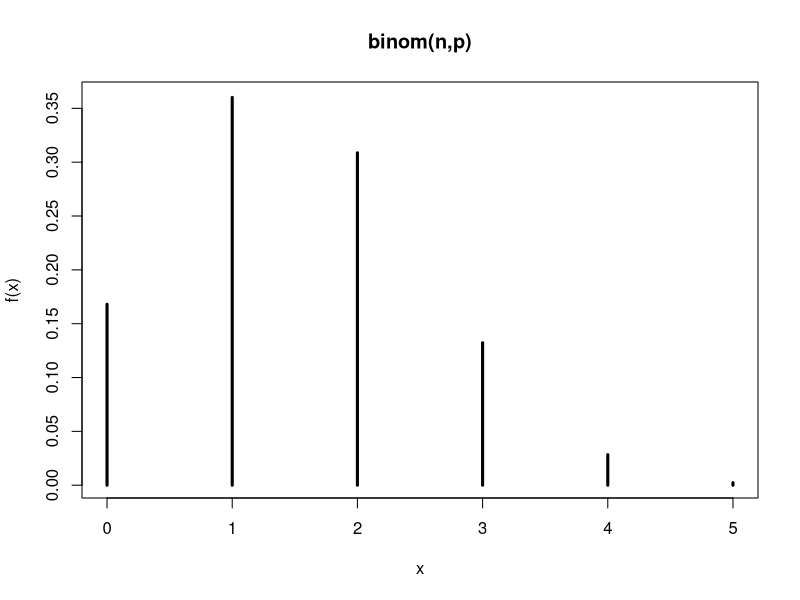
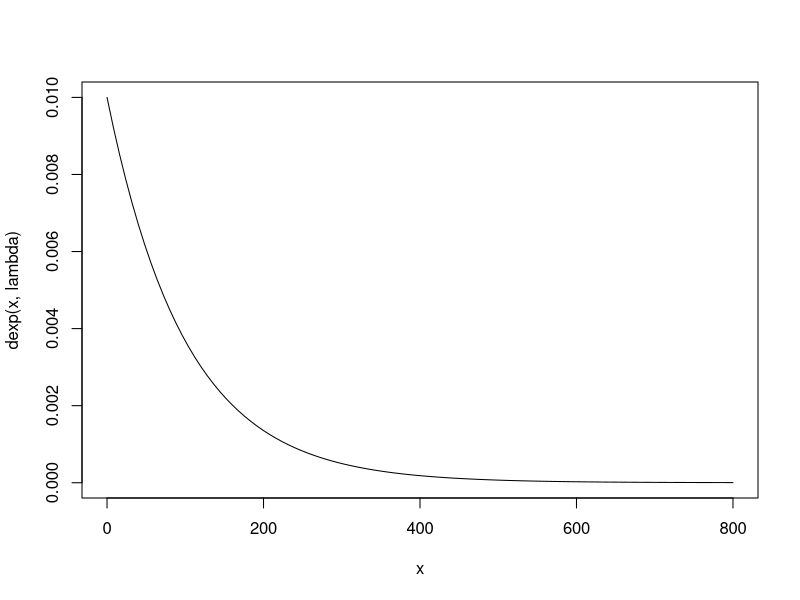
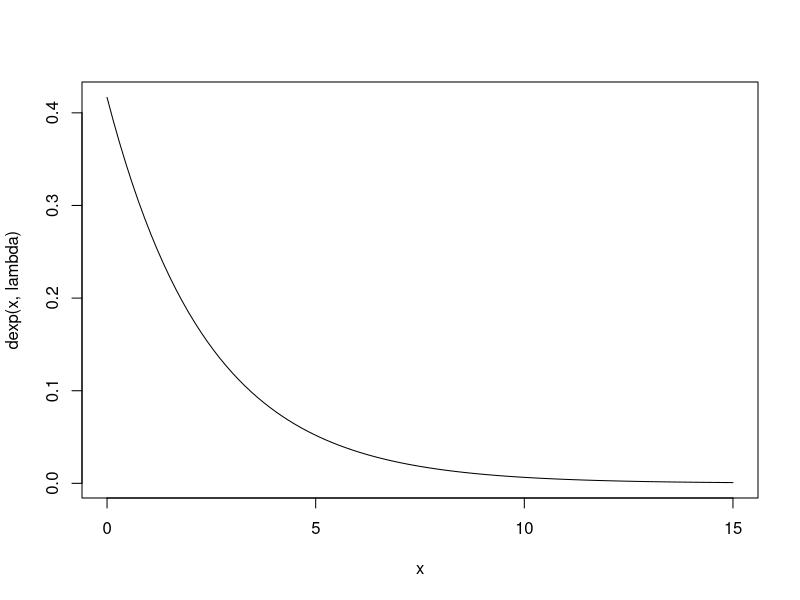

These charts were generated, in order, by the following R code: (Note: this script raises an error after producing the figures.)
#1

#Z badania zanieczyszczenia wody pitnej wynika, że 30% wszystkich studni w mieście jest
#zanieczyszczonych. Wybrano losowo pięć studni i sprawdzono jakość wody. Niech zmienna
#losowa S oznacza liczbę zanieczyszczonych studni spośród wybranych. 

#a) Jaki jest rozkład prawdopodobieństwa zmiennej losowej S? Podaj jego nazwę i przedstaw
#w formie tabeli a następnie narysuj liniowy wykres prawdopodobieństwa.

n = 5 #rozważamy 5 studni, włączamy 0 studni jako możliwość
p = 0.3 #prawdopodobieństwo zanieczyszczenia studni
x = c(0:5) #przypisanie wartości przyjmowanych przez zmienną losową
pr = dbinom(x, n, p) #rozklad pradopodobienstwa - gestosc

rbind(x, pr) #przedstawienie w formie tabeli (pradopodobienstwo ze jedna 0 studni jest zanieczyszczonych, ze 1 jest itd)

plot(x, pr, type="h", lwd = 3, ylab = "f(x)", xlab = "x", main ="binom(n,p)") 


#b) Korzystając z funkcji dostępnych w R oblicz prawdopodobieństwo, że:

#i) zmienna losowa przyjmuje wartość 3
#P(x=3) (tak zapisać na kolokwium) 
dbinom(3, n, p)

#ii) conajmniej 3 studnie są zanieczyszczone:
#P(X>=3) = P(X>2) = 1 - F(a)
1 - pbinom(2,n,p)

#iii) mniej niż 3 studnie są zanieczyszczone
#P(X<3) = P(X<=2)
pbinom(2,n,p)


#2
#Prawdopodobieństwo, że żarówka danego typu świeci przez przynajmniej 500 godzin wynosi 0,9.
#Niech B oznacza liczbę żarówek wśród 8 wylosowanych, których żywotność przekracza 500
#godzin. Podaj rozkład prawdopodobieństwa zmiennej losowej B i oblicz:
#  (a) P(B=8); (b) P(B=7); (c) P(B>5); (d) E(B); (e) SD(B).
#Zinterpretuj (d) i (e).


#rozkład dyskretny dwumianowy
p = 0.9 #prawdopodobieństwo sukcesu
n = 8 #liczba żarówek

x = c(0:8) #żarówki od 0 do 8
pr = dbinom(x,n,p)
rbind(x, pr)

#a) P(B=8) #prawdopodobieństwo że B(liczba żarówek) to 8
dbinom(8,n,p) #d od wartości gęstości

#c) P(B=7)
dbinom(7,n,p)

#c) P(B>5) = 1 - F(a)
1-pbinom(5, n, p) #p od wartości dystrybuanty = dbinom(0, n,p)+dbinom(1,n,p)

#d) E(B)
#wartość oczekiwana zmiennej losowej B/liczby żarówek, czyli E, suma kązdej zmiennej losowej * jej prawdopodobieństwo
expect = sum(x*pr)
#lub
#E(X) = n*p - druga możliwość na liczenie tego co wyżej
expect = n*p
#spodziewamy sie 7 zarowek

#SD(B)
#odchylenie standardowe zmiennej losowej - nie używać funkcji sd
#zmienna losowa to nie to samo co próba
s = sqrt(n*p*(1-p))
#możemy spodziewać się, że przeciętnie około 1 żarówka będzie odchylała się od średniej


#3
#Czas (w dniach) między awariami ogniw zasilających w satelicie jest zmienną losową o
#rozkładzie wykładniczym z λ = 0,01. Obecnie funkcjonują tylko 2 ogniwa. Są one ułożone
#równolegle i mają niezależne życie, dzięki czemu satelita może funkcjonować tak długo, jak
#działa co najmniej 1 ogniwo energetyczne. Narysuj funkcję gęstości czasu między awariami
#pojedynczego ogniwa korzystając z funkcji curve i dexp (dobierz odpowiednio przedział
#argumentów, aby zobaczyć kształt rozkładu wykładniczego). Zastosuj funkcję pexp aby
#wyznaczyć prawdopodobieństwo, że pojedyncze ogniwo:
#a) przeżyje co najmniej 200 dni,
#b) ulegnie awarii przed upływem 100 dni,
#c) ulegnie awarii przed upływem 500 dni

#rozkład wykładniczy, czyli rozkład ciągły
#lamba = 0.01 dla rozkładu wykładniczego

lambda = 0.01
curve(dexp(x, lambda), 0, 800) #ważny jest zakres x (0,800)

#a) P(X>=200) = P(X>200) = 1 - F(200) dystrybuanta - pexp
1 - pexp(200, lambda)

#b) P(X<100) = P(X<=100)
pexp(100, lambda)

#c) P(X<500)
pexp(500, lambda)


#4
#Siłę trzęsień ziemi (mierzoną w skali Richtera) zarejestrowanych w regionie Ameryki Północnej
#można modelować za pomocą rozkładu wykładniczego ze średnią 2,4 stopnia. Narysuj funkcję
#gęstości (dobierz odpowiednio przedział argumentów, aby zobaczyć kształt rozkładu
#wykładniczego). Oblicz prawdopodobieństwo, że nastąpi następne trzęsienie ziemi, które nawiedzi ten region
#a) przekracza 3 stopnie w skali Richtera,
#b) mieści się w przedziale od 2 do 3 stopnie w skali Richtera.
#Sprawdź, czy wartość oczekiwana wyliczona z definicji (za pomocą całki) jest równa 2,4.

#rozkład wykładniczy, ciągły

expect = 2.4 #średnia - wartość oczekiwana
lambda = 1/expect #ze wzoru 1/średnia

curve(dexp(x, lambda), 0, 15) #funkcja gęstości 

#a) P(X>3)
1 - pexp(3, lambda)

#b) P(2<x<3)
pexp(3, lambda) - pexp(2, lambda)

#wyliczenie wartości oczekiwanej z całki
f = function(x) {x*dexp(x,lambda)}
integrate(f,lower=0,upper = Inf) #wyliczenie całki


#5
#Przewody elektryczne przeznaczone do zastosowania w pewnym systemie komputerowym
#powinny mieć opór (rezystancję) pomiędzy 0,12 i 0,14 oma. Rezystancja przewodów
#produkowanych przez pewną firmę jest zmienną losową o rozkładzie normalnym ze średnią
##0,13 oma i odchyleniem standardowym 0,005 oma. Narysuj wykres funkcji gęstości rezystancji
#produkowanych przewodów (dobierz odpowiednio przedział argumentów funkcji, aby zobaczyć
#kształt rozkładu normalnego). Jakie jest prawdopodobieństwo, że losowo wybrany przewód
#produkowany przez tę firmę A spełnia wymagania stawiane przez system?

#średnia mi
mu = 0.13
sigma=0.005 #odchylenie standardowe

#twierdzenie o 3 sigmach - 99 obserwacji w przedziale
curve(dnorm(x, mu, sigma),mu - 3*sig, mu+3*sigma)

#P(0.12<x<0.14) - przewod spelnia wymagania
pnorm(0.14,mu,sigma) - pnorm(0.12,mu,sigma)


#6
#Czas schnięcia farby pewnego typu jest zmienną losową o rozkładzie normalnym z wartością
#oczekiwaną 2 godziny i odchyleniem standardowym 15 minut. Narysuj wykres funkcji gęstości
#czasu schnięcia badanej farby. Wyznacz prawdopodobieństwo, że farba schnie między 1h 51min
#i 2h 15 min.
# W minutach
mu = 120
sigma = 15
curve(dnorm(x,mu,sigma),mu-3*sigma,mu+3*sigma,xlab="czas schniecia")
# P(111<X<135) = F(135)-F(111)
pnorm(135,mu,sigma)-pnorm(111,mu,sigma)


#7
#Motorowery (małe motocykle o pojemności silnika poniżej 50cm3) cieszą się w Europie dużą
#popularnością ze względu na ich mobilność, łatwość obsługi i niski koszt. W pewnym
#specjalistycznym czasopiśmie opisano badanie przeprowadzone na stanowisku rolkowym mające
#na celu określenie maksymalnej prędkości pojazdu. Wywnioskowano, że maksymalna prędkość
#jest zmienną losową o rozkładzie normalnym z wartością oczekiwaną 46,8 km/h i odchyleniem
#standardowym 1,75 km/h.
#Rozważmy losowy wybór jednego takiego motoroweru. Oblicz prawdopodobieństwo, że jego
#maksymalna prędkość
#a) wynosi co najwyżej 50 km/h,
#b) wynosi co najmniej 48 km/h.
mu=46.8
sigma=1.75
#P(X<=50) = F(50)
pnorm(50, mu, sigma)
#P(X>=48) = 1 - F(48)
1- pnorm(48, mu, sigma)


#8
#Załóżmy, że 25% wszystkich studentów dużej uczelni publicznej otrzymuje stypendium. Niech
#X będzie liczbą studentów w losowej próbie o wielkości 100, którzy ubiegali się o przyznanie
#stypendium. Korzystając z rozkładu dokładnego zmiennej losowej X oraz jego przybliżenia
#rozkładem normalnym oblicz prawdopodobieństwo, że pomoc otrzyma co najwyżej 15 studentów.

#rozkład dwumianowy sukces/porażka

#liczebność studentow
n = 100
#prawdopodobieństwo sukcesu
p = 0.25

#P(X<=15) stypednium otrzyma co najwyżej 15 studentów
#rozkład dokładny
pbinom(15, n, p)

#przybliżenie rozkładem normalnym
pnorm(15,n*p,sqrt(n*p*(1-p)))


#9
#Rezystancja przewodników danego typu jest zmienną losową o rozkładzie normalnym ze średnią
#200 omów i odchyleniem standardowym 10 omów. W obwodzie użytych zostało 25 przewodników.
#Wyznacz prawdopodobieństwo, że

#a) średnia rezystancja wszystkich 25 przewodników zawiera się między 199 i 202 omów;
#prawdopodobienstwo że średnia zawiera się w danym zakresie

#średnia z próby ma rozkład normalny
mu = 200 #średnia
sigma = 10 #odchylenie standardowe

n = 25 #tyle rezystorów

#prawdopodob. P(199<avg<202) ze srednia jest taka
#avg ma rozkład N(mu, sigma/sqrt(n))

pnorm(202,mu,sigma/sqrt(n)) - pnorm(199, mu, sigma/sqrt(n))

#b) całkowita rezystancja wszystkich 25 przewodników nie przekracza 5100 omów. 

#suma z próby 25
#T = X1+X2+...+X25 ~ N(n*mu, sqrt(n)*sigma)
#P(T<=5100) = F(5100)
pnorm(5100, n*mu, sqrt(n)*sigma)


#10
#Poziom cholesterolu we krwi pracowników pewnej firmy jest zmienną losową, dla której średnia
#to 202 mg/dl, a odchylenie standardowe to 14 mg/dl (dl=decylitr). Oblicz prawdopodobieństwo,
#że średni poziom cholesterolu 64 wylosowanych do badania pracowników będzie zawierał się w
#przedziale między 198 a 206 mg/dl?

mu = 202
sigma = 14
n = 64

#czyli rozklad sredniej z proby znowu
pnorm(206, mu, sigma/sqrt(n)) - pnorm(198,mu, sigma/sqrt(n))


#11
#Wytrzymałość nici jest zmienną losową o średniej 0,5 kg i odchyleniu standardowym 0,2 kg.
#Załóżmy, że lina spleciona została ze 100 nici. Oblicz prawdopodobieństwo, że utrzyma ona
#ciężar 47 kg (Uwaga! Lina utrzyma ciężar, jeśli jej wytrzymałość jest od niego nie mniejsza).
mu = 0.5
sigma = 0.2
n = 100

#T=X1+...+X100 T ma rozkład N(n*mu, sig*sqrt(n))
#P(T>=47)
1 - pnorm(47, n*mu, sigma*sqrt(n))

